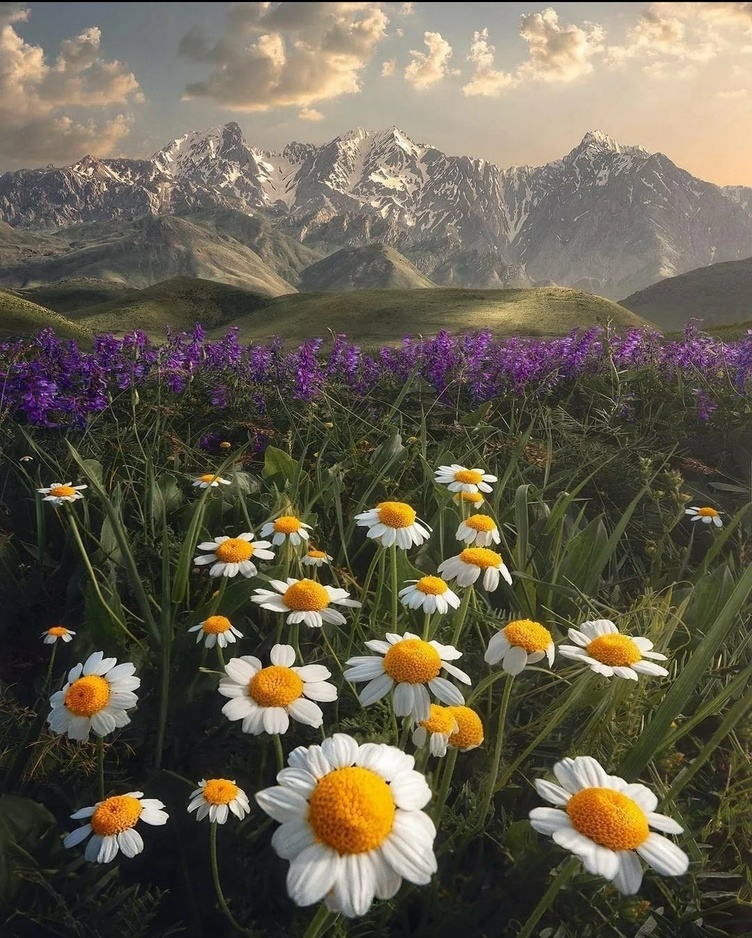
#> input picture tutorial_2/301/materyal/yesillik.jpg, 752 x 938 px, shrunk from 1080 x 1348 before the run, found by its file name
$ python 04_histogramOlusturmak.py
#> lines starting #> are read from the running program, lines starting #| are printed output that depends on the picture


#----------------------#
# HİSTOGRAM OLUŞTURMAK
#----------------------#

# Histogram, bir resimdeki piksel değerlerinin dağılımını gösteren bir grafiktir.

import cv2
import numpy as np
from matplotlib import pyplot as plt


# Aşağıdaki fonksiyon, gri tonlamalı görseller için histogram oluşturur.
def costum_hist(x):
    h, w = x.shape[:2] # yükseklik ve genişlik değerlerini alır.
    hist = np.zeros([256], dtype=np.int32) # 256 adet 0 değerinden oluşan bir dizi oluşturur.
    for row in range(h):
        for col in range(w):
            pv = x[row, col]
            hist[x[row, col]] += 1

    yPos = np.arange(0, 256,1, dtype=np.int32)
    plt.bar(yPos, hist, align='center', alpha=0.5, color='b')
    plt.xticks(yPos,yPos)
    plt.ylabel('Frekans')
    plt.title('Histogram')
    plt.show()

# Aşağıdaki fonksiyon, renkli görseller için histogram oluşturur.
def costum_hist2(x):
    cv2.imshow("Original", x)
    color = ('b', 'g', 'r')
    for i, c in enumerate(color):
        hist = cv2.calcHist([x], [i], None, [256], [0, 256])
        plt.plot(hist, color=c)
        plt.xlim([0, 256])
    plt.title('Histogram')
    plt.show()


img = cv2.imread(r"materyal\yesillik.jpg") # Gri tonlamalı olarak resmi okur.
#> img is the input picture: shape (938, 752, 3); mean B, G, R 79.6, 95.7, 102.4

imgGray = cv2.cvtColor(img, cv2.COLOR_BGR2GRAY) # Resmi gri tonlamalı hale getirir.
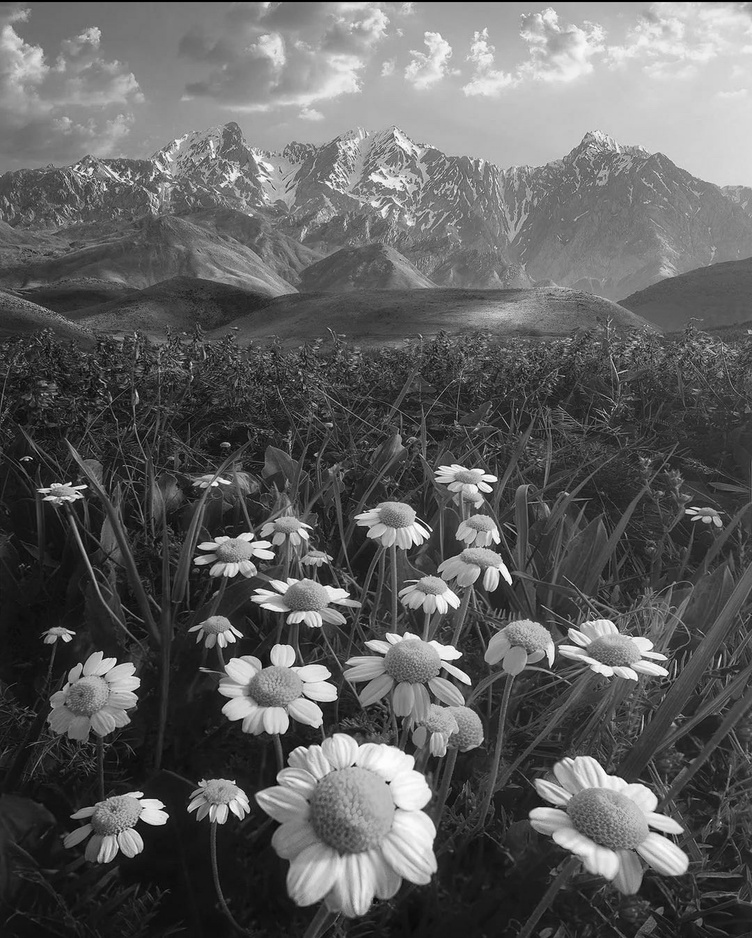
#> imgGray: shape (938, 752); min 0, max 255, mean 95.9
costum_hist(imgGray) # Gri tonlamalı görsel için histogram oluşturur.
#> after the loop in costum_hist, `for row in range(h):`: hist = 256 values, max 7598 at index 25, min 1 at index 255, mean 2755.4
#> in costum_hist, `plt.show()`:
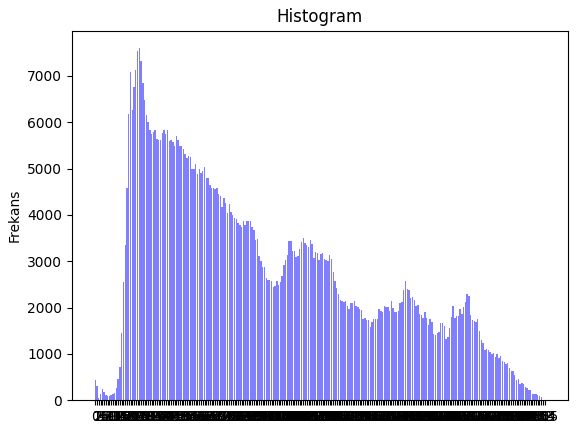
#> figure drawn by matplotlib, 1 panel; tallest bar 7598 high, from x = 24.6 to 25.4
costum_hist2(img) # Renkli görsel için histogram oluşturur.
#> in costum_hist2, `plt.show()`:
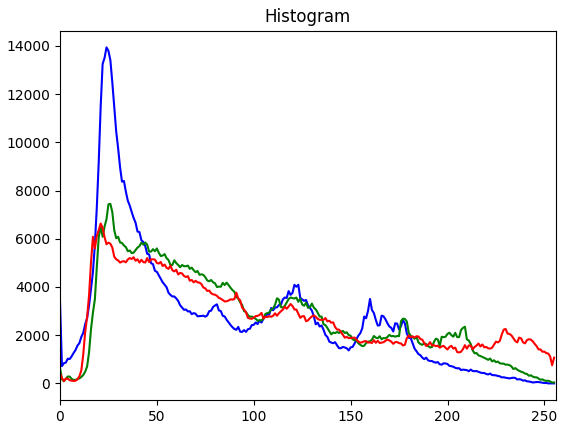
#> figure drawn by matplotlib, 1 panel; curve peaks at x = 24, y = 13935; curve peaks at x = 26, y = 7446; curve peaks at x = 21, y = 6630

cv2.namedWindow("Original", cv2.WINDOW_AUTOSIZE)
cv2.imshow("Original", img)
cv2.waitKey(0)
cv2.destroyAllWindows()

$ run again, with tutorial_2/301/materyal/man.png saved as tutorial_2/301/materyal/yesillik.jpg
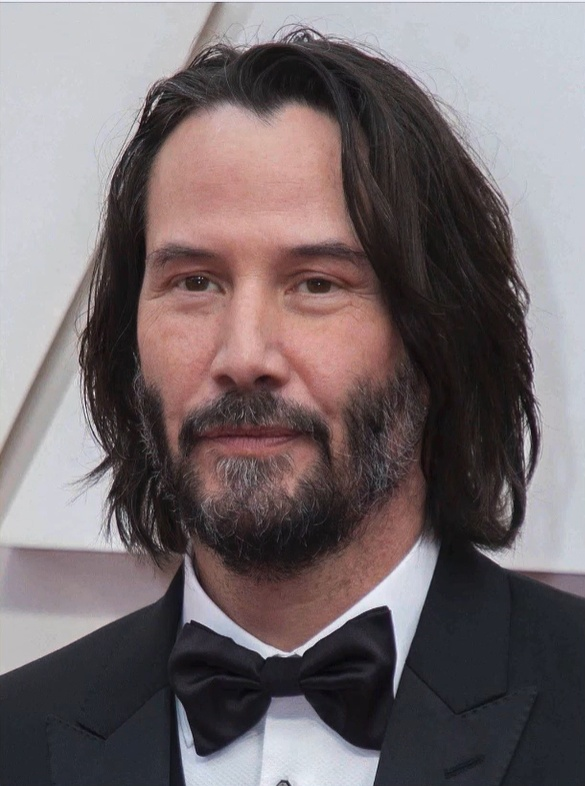
#> input picture tutorial_2/301/materyal/man.png, 585 x 786 px, found by its file name
#> img is the input picture: shape (786, 585, 3); mean B, G, R 109, 106.6, 116.8
#> `imgGray = cv2.cvtColor(img, cv2.COLOR_BGR2GRAY)`:
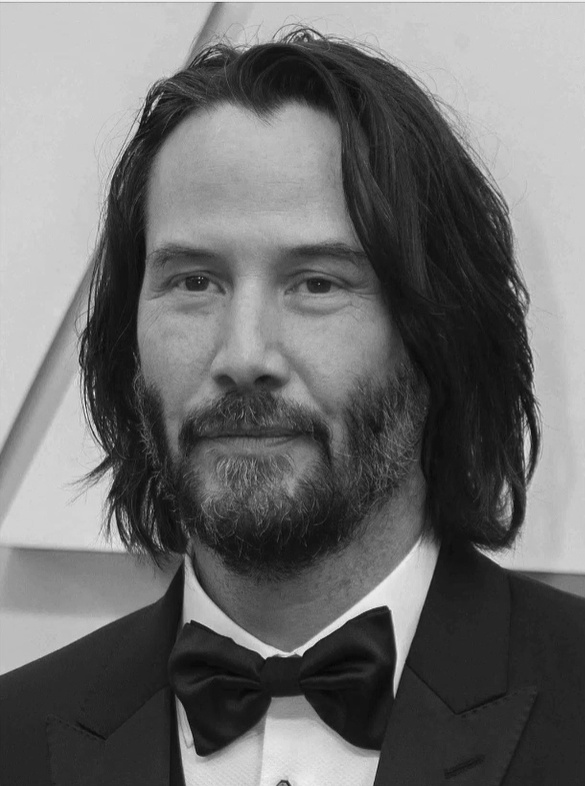
#> imgGray: shape (786, 585); min 4, max 246, mean 109.9
#> after the loop in costum_hist, `for row in range(h):`: hist = 256 values, max 24269 at index 205, min 0 at index 0, mean 1796.1
#> in costum_hist2, `plt.show()`:
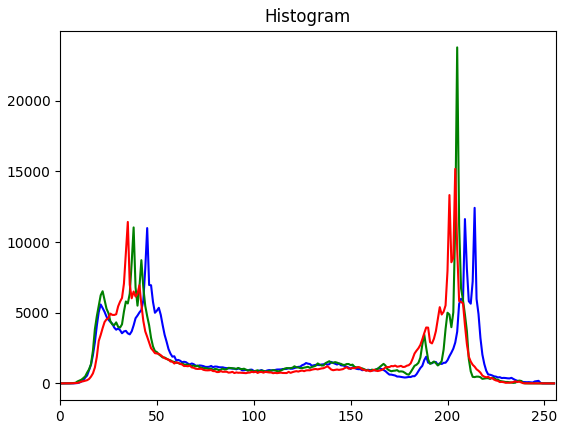
#> figure drawn by matplotlib, 1 panel; curve peaks at x = 214, y = 12425; curve peaks at x = 205, y = 23781; curve peaks at x = 204, y = 15180
